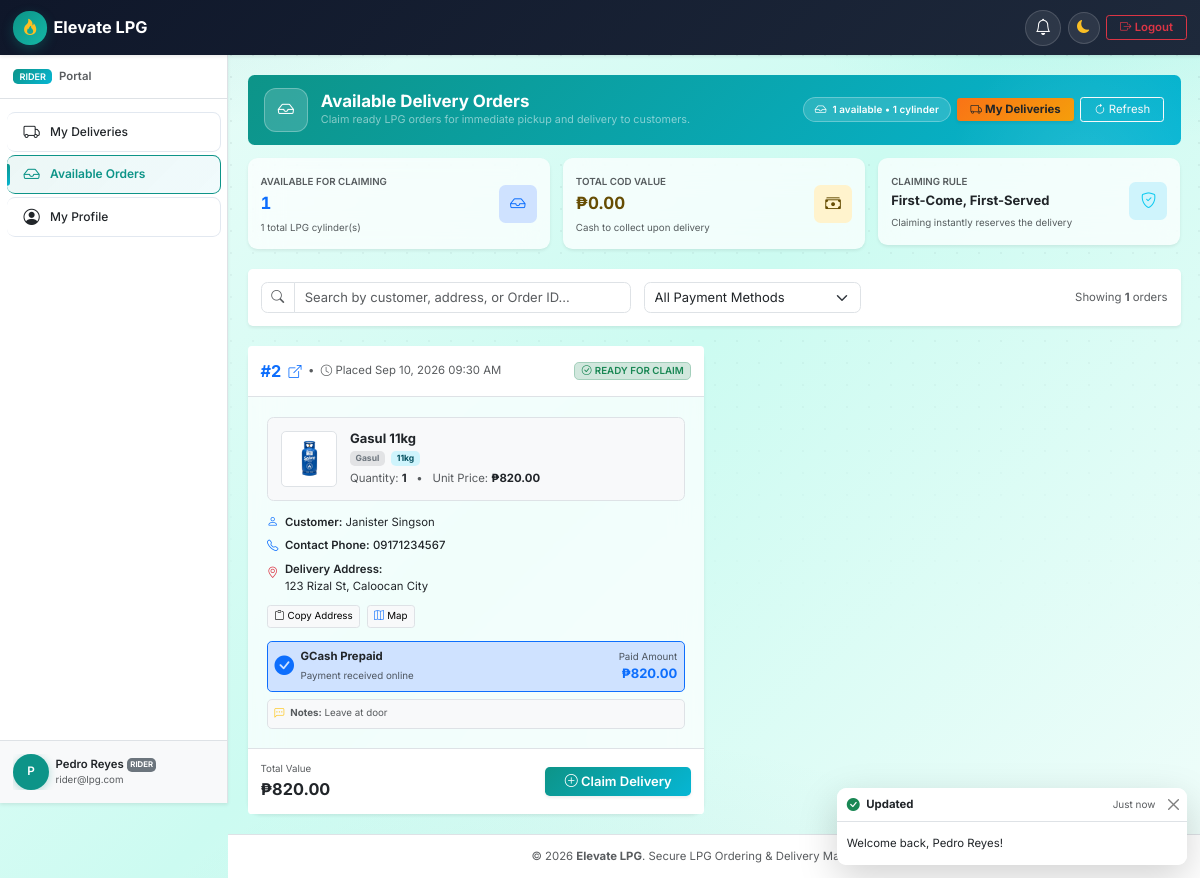
Screenshot of /pages/rider/available.php (signed in) with the database file from the repository.
### tables this page shows
CREATE TABLE `orders` (
  `id` int(11) NOT NULL AUTO_INCREMENT,
  `customer_id` int(11) NOT NULL,
  `product_id` int(11) NOT NULL,
  `rider_id` int(11) DEFAULT NULL,
  `quantity` int(10) unsigned NOT NULL,
  `unit_price` decimal(10,2) NOT NULL,
  `total_amount` decimal(10,2) NOT NULL,
  `payment_method` enum('cod','gcash') NOT NULL DEFAULT 'cod',
  `payment_reference` varchar(64) DEFAULT NULL,
  `payment_id` varchar(64) DEFAULT NULL,
  `payment_status` enum('unpaid','paid','failed') NOT NULL DEFAULT 'unpaid',
  `refund_status` enum('none','requested','refunded','failed','rejected') NOT NULL DEFAULT 'none',
  `refund_reference` varchar(64) DEFAULT NULL,
  `refund_reason` varchar(255) DEFAULT NULL,
  `refund_requested_at` datetime DEFAULT NULL,
  `refund_processed_at` datetime DEFAULT NULL,
  `cancel_reason` varchar(255) DEFAULT NULL,
  `paid_at` datetime DEFAULT NULL,
  `status` enum('pending_payment','pending','approved','ready_for_delivery','picked_up','out_for_delivery','delivered','cancelled') NOT NULL DEFAULT 'pending',
  `delivery_address` text NOT NULL,
  `delivery_latitude` decimal(10,7) DEFAULT NULL,
  `delivery_longitude` decimal(10,7) DEFAULT NULL,
  `contact_phone` varchar(20) NOT NULL,
  `notes` text DEFAULT NULL,
  `created_at` timestamp NOT NULL DEFAULT current_timestamp(),
  `updated_at` timestamp NOT NULL DEFAULT current_timestamp() ON UPDATE current_timestamp(),
  `delivered_at` timestamp NULL DEFAULT NULL,
  PRIMARY KEY (`id`),
  KEY `fk_orders_product` (`product_id`),
  KEY `idx_customer` (`customer_id`),
  KEY `idx_rider` (`rider_id`),
  KEY `idx_status` (`status`),
  KEY `idx_created` (`created_at`),
  KEY `idx_payment_reference` (`payment_reference`),
  KEY `idx_payment_id` (`payment_id`),
  KEY `idx_refund_status` (`refund_status`),
  CONSTRAINT `fk_orders_customer` FOREIGN KEY (`customer_id`) REFERENCES `users` (`id`) ON DELETE CASCADE,
  CONSTRAINT `fk_orders_product` FOREIGN KEY (`product_id`) REFERENCES `products` (`id`),
  CONSTRAINT `fk_orders_rider` FOREIGN KEY (`rider_id`) REFERENCES `users` (`id`) ON DELETE SET NULL
);

CREATE TABLE `products` (
  `id` int(11) NOT NULL AUTO_INCREMENT,
  `name` varchar(255) NOT NULL,
  `brand` varchar(255) NOT NULL,
  `weight` varchar(50) NOT NULL,
  `price` decimal(10,2) NOT NULL,
  `stock` int(10) unsigned NOT NULL DEFAULT 0,
  `image_url` varchar(500) DEFAULT NULL,
  `status` enum('active','inactive') NOT NULL DEFAULT 'active',
  `created_at` timestamp NOT NULL DEFAULT current_timestamp(),
  `updated_at` timestamp NOT NULL DEFAULT current_timestamp() ON UPDATE current_timestamp(),
  PRIMARY KEY (`id`),
  KEY `idx_brand` (`brand`),
  KEY `idx_status` (`status`)
);

CREATE TABLE `users` (
  `id` int(11) NOT NULL AUTO_INCREMENT,
  `full_name` varchar(255) NOT NULL,
  `email` varchar(255) NOT NULL,
  `password` varchar(255) NOT NULL,
  `role` enum('customer','admin','rider') NOT NULL DEFAULT 'customer',
  `phone` varchar(20) NOT NULL,
  `address` text NOT NULL,
  `valid_id_path` varchar(500) DEFAULT NULL,
  `status` enum('active','inactive','suspended') NOT NULL DEFAULT 'active',
  `id_verification_status` enum('pending','approved','rejected') NOT NULL DEFAULT 'approved',
  `id_rejection_reason` varchar(500) DEFAULT NULL,
  `id_reviewed_by` int(11) DEFAULT NULL,
  `id_reviewed_at` datetime DEFAULT NULL,
  `purge_warned_at` datetime DEFAULT NULL,
  `created_at` timestamp NOT NULL DEFAULT current_timestamp(),
  `updated_at` timestamp NOT NULL DEFAULT current_timestamp() ON UPDATE current_timestamp(),
  PRIMARY KEY (`id`),
  UNIQUE KEY `email` (`email`),
  KEY `idx_role` (`role`),
  KEY `idx_status` (`status`),
  KEY `idx_verification_reviewed` (`id_verification_status`, `id_reviewed_at`)
);

### pages/rider/available.php (the view, shortened to what the rows shown need)
<?php
require_once __DIR__ . '/../../includes/helpers.php';
require_once __DIR__ . '/../../classes/Order.php';
$db = Database::connect();
$orderModel = new Order($db);
$availableOrders = $orderModel->getAvailableForRider();
require_once __DIR__ . '/../../templates/header.php';
?>
<div class="container-fluid px-0" id="riderAvailableContainer">
    <?php if (empty($availableOrders)): ?>
        <div class="card border-0 shadow-sm p-5 text-center my-4">
            <div class="mb-3 text-muted">
                <i class="bi bi-check2-circle fs-1 text-success opacity-75"></i>
            </div>
            <h5 class="fw-bold">All caught up!</h5>
            <p class="text-muted small mb-3">There are no orders currently waiting for rider pickup. Check back shortly for incoming orders.</p>
            <div>
                <a href="<?= url('pages/rider/deliveries.php') ?>" class="btn btn-primary px-4">
                    <i class="bi bi-truck me-1"></i>View My Active Deliveries
                </a>
            </div>
        </div>
    <?php else: ?>
        <div class="row g-4" id="availableOrdersList">
            <?php foreach ($availableOrders as $order): ?>
                <?php
                $orderId = (int)$order['id'];
                $customerName = (string)($order['customer_name'] ?? 'Customer');
                $contactPhone = (string)($order['contact_phone'] ?? $order['customer_phone'] ?? '');
                $deliveryAddress = (string)($order['delivery_address'] ?? '');
                $productName = (string)($order['product_name'] ?? 'LPG Cylinder');
                $brand = (string)($order['product_brand'] ?? $order['brand'] ?? '');
                $weight = (string)($order['product_weight'] ?? $order['weight'] ?? '');
                $quantity = (int)($order['quantity'] ?? 1);
                $unitPrice = (float)($order['unit_price'] ?? 0);
                $totalAmount = (float)($order['total_amount'] ?? 0);
                $paymentMethod = strtoupper((string)($order['payment_method'] ?? 'COD'));
                $notes = (string)($order['notes'] ?? '');
                $createdAt = (string)($order['created_at'] ?? '');
                $productImage = (string)($order['product_image'] ?? $order['image_url'] ?? '');
                ?>
                <div class="col-lg-6 available-order-item"
                     data-order-id="<?= $orderId ?>"
                     data-customer="<?= e(strtolower($customerName)) ?>"
                     data-address="<?= e(strtolower($deliveryAddress)) ?>"
                     data-phone="<?= e($contactPhone) ?>"
                     data-payment="<?= e($paymentMethod) ?>"
                     data-aos="fade-up"
                     data-aos-delay="<?= ($orderId % 2) * 100 ?>">
                    <div class="card app-order-card app-clickable-card shadow-sm border-0 h-100 d-flex flex-column" data-href="<?= url('pages/rider/order-detail.php?id=' . $orderId) ?>">
                        <div class="card-header bg-white d-flex flex-wrap justify-content-between align-items-center py-3 border-bottom gap-2">
                            <div class="d-flex align-items-center gap-2">
                                <a href="<?= url('pages/rider/order-detail.php?id=' . $orderId) ?>" class="fw-bold fs-5 text-primary text-decoration-none">
                                    #<?= $orderId ?> <i class="bi bi-box-arrow-up-right fs-6 ms-1"></i>
                                </a>
                                <span class="text-muted small">&bull;</span>
                                <small class="text-muted"><i class="bi bi-clock me-1"></i>Placed <?= e(format_date($createdAt)) ?></small>
                            </div>
                            <span class="badge bg-success-subtle text-success border border-success-subtle px-2 py-1 extra-small text-uppercase fw-semibold">
                                <i class="bi bi-check-circle me-1"></i>Ready for Claim
                            </span>
                        </div>
                        <div class="card-body p-3 p-md-4 flex-grow-1">
                            <div class="d-flex align-items-start gap-3 mb-3 p-3 bg-light rounded-3 border">
                                <div class="app-product-icon p-2 bg-white rounded border text-center flex-shrink-0 overflow-hidden" style="width: 56px; height: 56px;">
                                    <?php if (!empty($productImage) && is_file(dirname(__DIR__, 2) . '/' . ltrim($productImage, '/'))): ?>
                                        <img src="<?= e(asset($productImage)) ?>" alt="<?= e($productName) ?>" class="rounded" style="width: 100%; height: 100%; object-fit: cover;">
                                    <?php else: ?>
                                        <i class="bi bi-fire fs-3 text-warning"></i>
                                    <?php endif; ?>
                                </div>
                                <div class="flex-grow-1">
                                    <h6 class="mb-1 fw-bold text-dark"><?= e($productName) ?></h6>
                                    <p class="text-muted small mb-1">
                                        <?php if ($brand): ?><span class="badge bg-secondary-subtle text-secondary me-1"><?= e($brand) ?></span><?php endif; ?>
                                        <?php if ($weight): ?><span class="badge bg-info-subtle text-info-emphasis me-1"><?= e($weight) ?></span><?php endif; ?>
                                    </p>
                                    <div class="small text-muted">
                                        <span>Quantity: <strong class="text-dark"><?= $quantity ?></strong></span>
                                        <span class="mx-2">&bull;</span>
                                        <span>Unit Price: <strong class="text-dark"><?= e(format_currency($unitPrice)) ?></strong></span>
                                    </div>
                                </div>
                            </div>
                            <div class="small mb-3">
                                <div class="mb-2">
                                    <span class="fw-semibold text-dark"><i class="bi bi-person text-primary me-2"></i>Customer:</span>
                                    <span class="text-dark"><?= e($customerName) ?></span>
                                </div>
                                <div class="mb-2">
                                    <span class="fw-semibold text-dark"><i class="bi bi-telephone text-primary me-2"></i>Contact Phone:</span>
                                    <?php if ($contactPhone): ?>
                                        <a href="tel:<?= e($contactPhone) ?>" class="text-decoration-none fw-medium text-dark">
                                            <?= e($contactPhone) ?>
                                        </a>
                                    <?php else: ?>
                                        <span class="text-muted">None</span>
                                    <?php endif; ?>
                                </div>
                                <div class="mb-2">
                                    <div class="d-flex align-items-start gap-2">
                                        <i class="bi bi-geo-alt text-danger mt-1 flex-shrink-0"></i>
                                        <div>
                                            <span class="fw-semibold text-dark">Delivery Address:</span>
                                            <span class="text-dark d-block"><?= e($deliveryAddress ?: 'No address specified') ?></span>
                                        </div>
                                    </div>
                                </div>
                                <div class="d-flex gap-2 pt-1">
                                    <button type="button"
                                            class="btn btn-light btn-sm border px-2 extra-small btn-copy-address"
                                            data-address="<?= e($deliveryAddress) ?>">
                                        <i class="bi bi-clipboard me-1"></i>Copy Address
                                    </button>
                                    <a href="https://maps.google.com/?q=<?= urlencode($deliveryAddress) ?>"
                                       target="_blank"
                                       rel="noopener noreferrer"
                                       class="btn btn-light btn-sm border px-2 extra-small text-decoration-none">
                                        <i class="bi bi-map me-1 text-primary"></i>Map
                                    </a>
                                </div>
                            </div>
                            <div class="p-2 rounded mb-2 <?= $paymentMethod === 'COD' ? 'bg-warning-subtle border border-warning' : 'bg-primary-subtle border border-primary' ?>">
                                <div class="d-flex align-items-center justify-content-between">
                                    <div class="d-flex align-items-center gap-2">
                                        <i class="bi <?= $paymentMethod === 'COD' ? 'bi-cash-coin fs-4 text-warning-emphasis' : 'bi-check-circle-fill fs-4 text-primary' ?>"></i>
                                        <div>
                                            <strong class="d-block text-dark small">
                                                <?= $paymentMethod === 'COD' ? 'Cash on Delivery (COD)' : 'GCash Prepaid' ?>
                                            </strong>
                                            <span class="extra-small text-muted">
                                                <?= $paymentMethod === 'COD' ? 'Collect payment from customer' : 'Payment received online' ?>
                                            </span>
                                        </div>
                                    </div>
                                    <div class="text-end">
                                        <span class="extra-small text-muted d-block"><?= $paymentMethod === 'COD' ? 'Collect Amount' : 'Paid Amount' ?></span>
                                        <span class="fw-bold fs-6 <?= $paymentMethod === 'COD' ? 'text-danger' : 'text-primary' ?>">
                                            <?= e(format_currency($totalAmount)) ?>
                                        </span>
                                    </div>
                                </div>
                            </div>
                            <?php if ($notes): ?>
                                <div class="mt-2 p-2 bg-light rounded border text-muted extra-small">
                                    <i class="bi bi-chat-left-dots text-warning me-1"></i>
                                    <strong>Notes:</strong> <?= e($notes) ?>
                                </div>
                            <?php endif; ?>
                        </div>
                        <div class="card-footer bg-white d-flex flex-wrap justify-content-between align-items-center py-3 border-top gap-2 mt-auto">
                            <div>
                                <span class="text-muted extra-small d-block">Total Value</span>
                                <span class="fs-5 fw-bold text-dark"><?= e(format_currency($totalAmount)) ?></span>
                            </div>
                            <form action="<?= url('pages/rider/available.php') ?>" method="POST" class="m-0 form-claim-delivery">
                                <button type="submit" class="btn btn-primary px-4 fw-semibold shadow-sm btn-claim-order">
                                    <i class="bi bi-plus-circle me-1"></i>Claim Delivery
                                </button>
                            </form>
                        </div>
                    </div>
                </div>
            <?php endforeach; ?>
        </div>
    <?php endif; ?>
</div>
<?php
require_once __DIR__ . '/../../templates/footer.php';
?>

### rows the page displays
orders: id "2", created_at "Sep 10, 2026 09:30 AM", product.image_url (picture), product.name "Gasul 11kg", product.brand "Gasul", product.weight "11kg", quantity "1", unit_price "₱820.00", customer.full_name "Janister Singson", contact_phone "09171234567", delivery_address "123 Rizal St, Caloocan City", payment_method "GCash Prepaid", total_amount "₱820.00", notes "Leave at door"

### other values shown
$appName "Elevate LPG"
$role "RIDER"
$item['label'] "My Deliveries"
$item['label'] "Available Orders"
$item['label'] "My Profile"
$initial "P"
$userName "Pedro Reyes"
$userEmail "rider@lpg.com"
$countAvailable "1"
$totalItemsCount "1"
format_currency($totalCodValue) "₱0.00"
